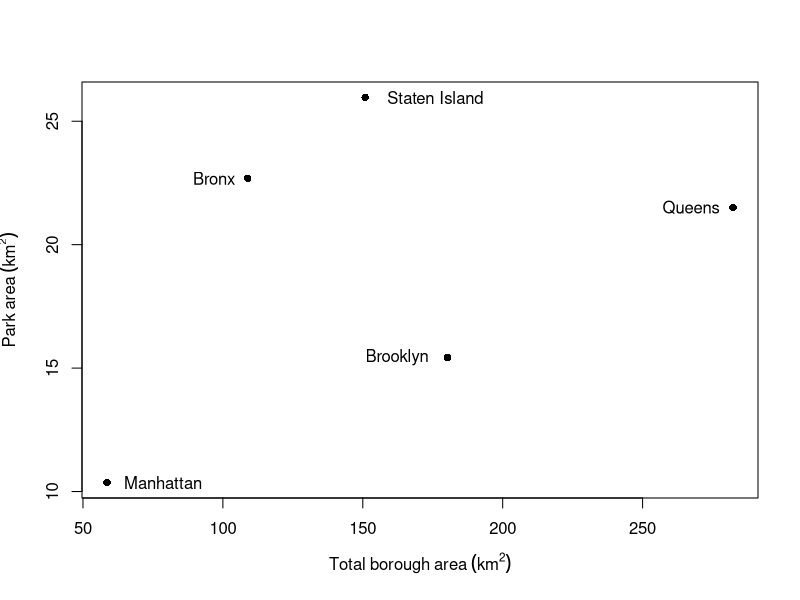
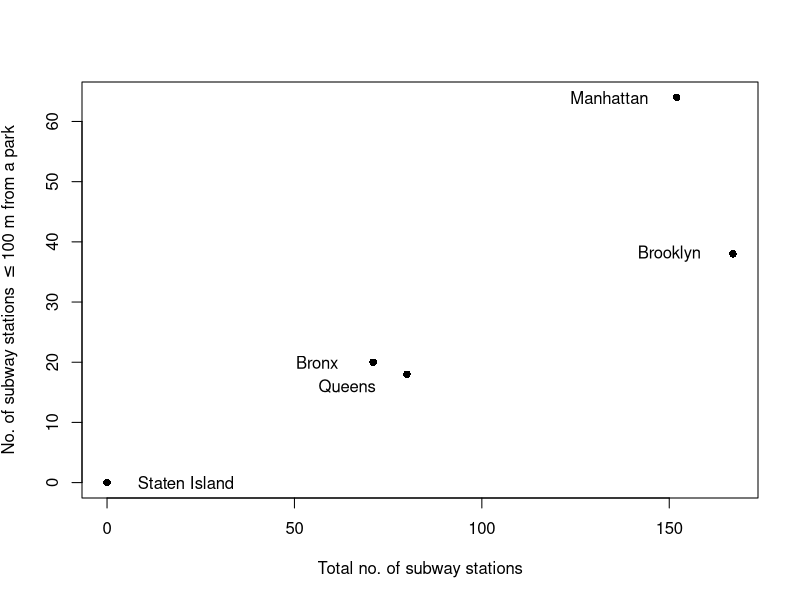
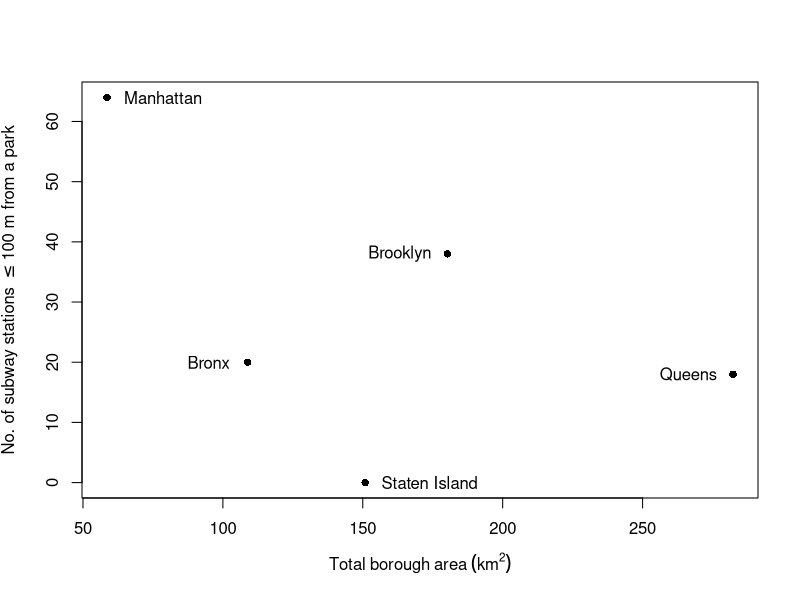
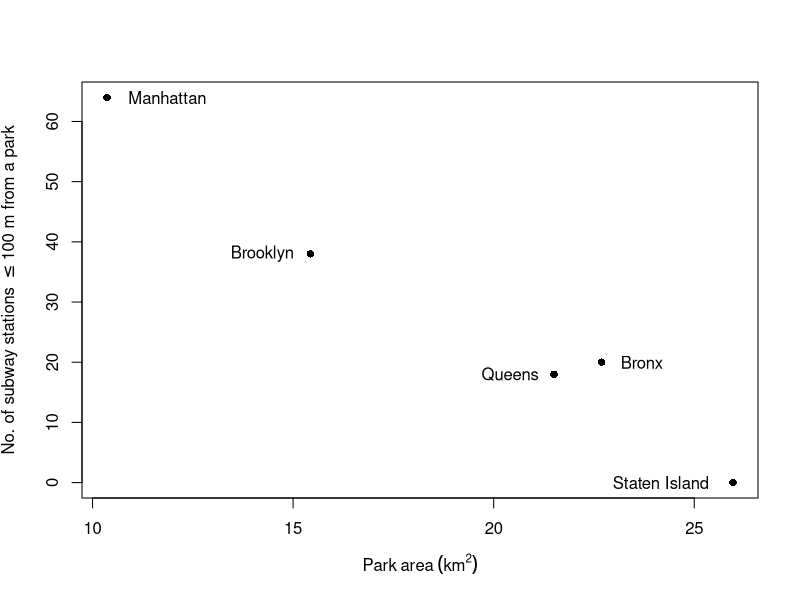

The R script that drew these images, in order:
## ---- chunk 1
data <- read.csv("subway_data.csv", header = TRUE, stringsAsFactors = TRUE)
## ---- chunk 2

y <- ((data$g.area) / 1000000)
x <- ((data$b.area) / 1000000)

model_area <- lm(y ~ x)
summary(model_area)

plot(x, y, ylab = expression(Park ~ area ~ (km^2), ylim = c(0, 25)),
     xlab = expression(Total ~ borough ~ area ~ (km^2)), pch = 16)
text(y = y[1], x = x[1] + 20, "Manhattan")
text(y = y[2], x = x[2] - 18, "Brooklyn")
text(y = y[3], x = x[3] - 15, "Queens")
text(y = y[4], x = x[4] - 12, "Bronx")
text(y = y[5], x = x[5] + 25, "Staten Island")
## ---- chunk 3

y <- data$g.stations
x <- data$stations

station_model <- glm(y ~ x, family = poisson)
summary(station_model)

plot(y ~ x, ylab = expression("No. of subway stations "<="100 m from a park"),
     xlab = "Total no. of subway stations", pch = 16)
text(y = y[1], x = x[1] - 18, "Manhattan")
text(y = y[2], x = x[2] - 17, "Brooklyn")
text(y = y[3] - 2, x = x[3] - 16, "Queens")
text(y = y[4], x = x[4] - 15, "Bronx")
text(y = y[5], x = x[5] + 21, "Staten Island")
## ---- chunk 4
## Total Area

x <- data$b.area / 1000000
y <- data$g.stations

area_model <- glm(y ~ x, family = poisson)
summary(area_model)

plot(x, y, pch = 16, ylab = expression("No. of subway stations "<="100 m from a park"),
     xlab = expression(Total ~ borough ~ area ~ (km^2)))
text(y = y[1], x = x[1] + 20, "Manhattan")
text(y = y[2], x = x[2] - 17, "Brooklyn")
text(y = y[3], x = x[3] - 16, "Queens")
text(y = y[4], x = x[4] - 14, "Bronx")
text(y = y[5], x = x[5] + 23, "Staten Island")
## ---- chunk 5

x <- data$g.area / 1000000
y <- data$g.stations

green_model <- glm(y ~ x, family = poisson)
summary(green_model)

plot(x, y, pch = 16, ylab = expression("No. of subway stations "<="100 m from a park"),
     xlab = expression(Park ~ area ~ (km^2)))
text(y = y[1], x = x[1] + 1.5, "Manhattan")
text(y = y[2], x = x[2] - 1.2, "Brooklyn")
text(y = y[3], x = x[3] - 1.1, "Queens")
text(y = y[4], x = x[4] + 1, "Bronx")
text(y = y[5], x = x[5] - 1.8, "Staten Island")
